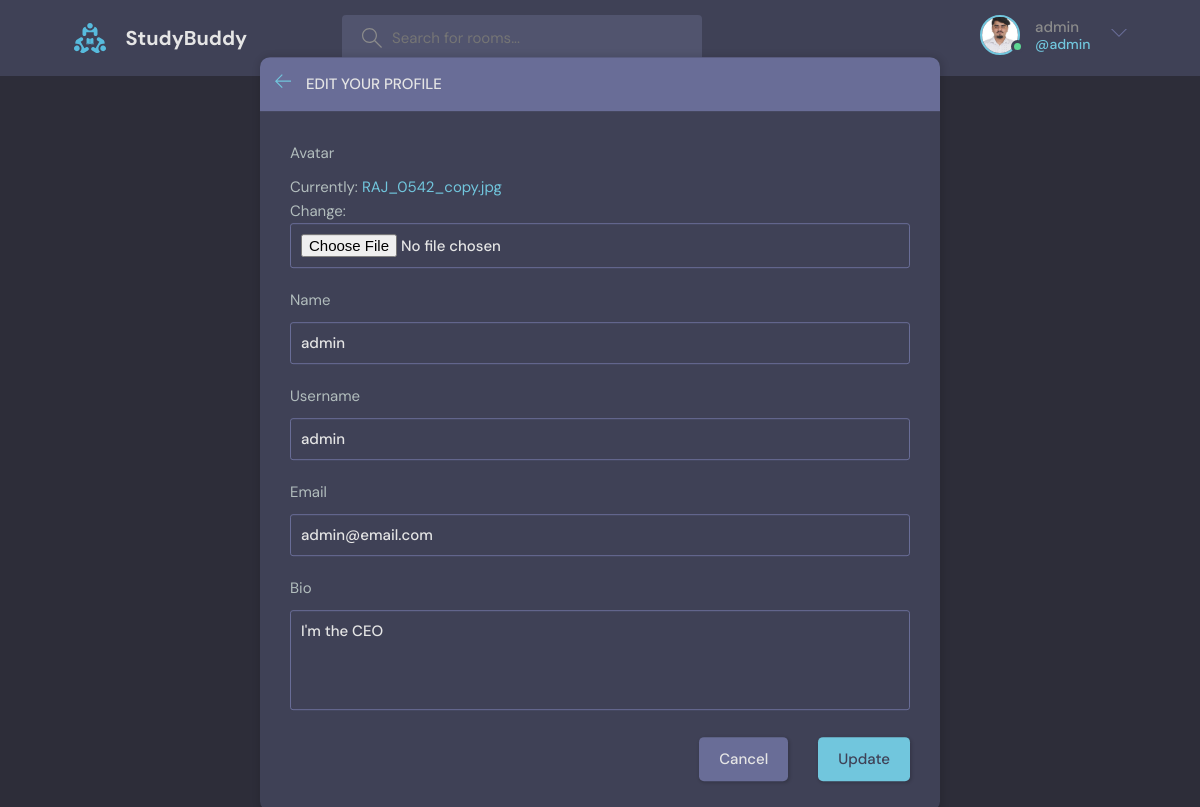
The page /update-user/ (signed in) on the database its author committed.
### base/models.py (models this page shows)
class User(AbstractUser):
    name = models.CharField(max_length=200, null=True)
    email = models.EmailField(unique=True)
    username = models.CharField(unique=True, max_length=17, null=True)
    bio = models.TextField(null=True)
    avatar = models.ImageField(null=True, default="avatar.svg")
    USERNAME_FIELD = 'email'
    REQUIRED_FIELDS = []

### base/views.py (the view, shortened to what this page needs)
# urls.py: path('update-user/', views.updateUser, name = 'update-user'),
@login_required(login_url="/login")
def updateUser(req):
    user = req.user
    form = UserForm(instance=user)
    return render(req, 'base/update_user.html', {'form': form})

### base/forms.py
class UserForm(ModelForm):
    class Meta:
        model = User
        fields = ['avatar', 'name', 'username', 'email', 'bio']

### templates/base/update_user.html (shortened to what this page needs)
{% extends 'main.html' %} {% block content %}
    <main class="update-account layout">
        <div class="container">
            <div class="layout__box">
                <div class="layout__boxHeader">
                    <div class="layout__boxTitle">
                        <a href="{% url 'user' user.id %}">
                            <svg version="1.1" xmlns="http://www.w3.org/2000/svg" width="32" height="32"
                                viewBox="0 0 32 32">
                                <title>arrow-left</title>
                                <path
                                    d="M13.723 2.286l-13.723 13.714 13.719 13.714 1.616-1.611-10.96-10.96h27.625v-2.286h-27.625l10.965-10.965-1.616-1.607z">
                                </path>
                            </svg>
                        </a>
                        <h3>Edit your profile</h3>
                    </div>
                </div>
                <div class="layout__body">
                    <form class="form" method="POST" enctype="multipart/form-data">
                        {% for field in form %}
                        <div class="form__group">
                          <label for="profile_pic">{{field.label}}</label>
                          {{field}}
                      </div>
                      {% endfor %}
                        <div class="form__action">
                            <a class="btn btn--dark" href="{{request.META.HTTP_REFERER}}">Cancel</a>
                            <button class="btn btn--main" type="submit">Update</button>
                        </div>
                    </form>
                </div>
            </div>
        </div>
    </main>
{% endblock %}

### templates/nav.html (shortened to what this page needs)
{% load static %}
<header class="header header--loggedIn">
  <div class="container">
    <a href="{% url 'home' %}" class="header__logo">
      <img src="{% static 'images/logo.svg' %}" />
      <h1>StudyBuddy</h1>
    </a>
    <form class="header__search" method="GET" action="{% url 'home' %}">
      <label>
        <input name="q" placeholder="Search for rooms..." />
      </label>
    </form>
    <nav class="header__menu">
      {% if request.user.is_authenticated %}
      <div class="header__user">
        <a href="{% url 'user' request.user.id %}">
          <div class="avatar avatar--medium active">
            <img src="{{request.user.avatar.url}}" />
          </div>
          <p>
            {{request.user.username}}<span>@{{request.user.username}}</span>
          </p>
        </a>
        <button class="dropdown-button">
          <svg
            version="1.1"
            xmlns="http://www.w3.org/2000/svg"
            width="32"
            height="32"
            viewBox="0 0 32 32"
          >
            <title>chevron-down</title>
            <path d="M16 21l-13-13h-3l16 16 16-16h-3l-13 13z"></path>
          </svg>
        </button>
      </div>
      {% else %}
      <a href="{% url 'login' %}">
        <img src="{% static 'images/avatar.svg' %}" alt="" />
        <p>Login</p>
      </a>
      {% endif %}
    </nav>
  </div>
</header>

### rows shown on the page
User: user.avatar (picture), user.username "admin", form "admin" "admin" "admin@email.com" "I'm the CEO"

### other values the page prints
{{ field.label }} "Avatar" "Name" "Username" "Email" "Bio"
